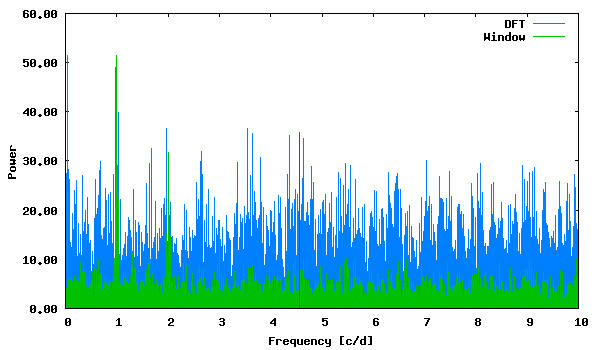

Recreate this plot in gnuplot.
set term png size 600,350 medium
set colors classic
set output "phase_lc_16.deeming.png"
set xlabel "Frequency [c/d]"
set ylabel "Power"
set format y "%5.2f"
plot "deeming.periodogram" using 1:2 with lines linecolor 3 title "DFT", "deeming.periodogram" using 1:3 with lines linecolor 2 title "Window", "<echo '4.556016 35.86947846'" with impulses linecolor 1 title ""
 
